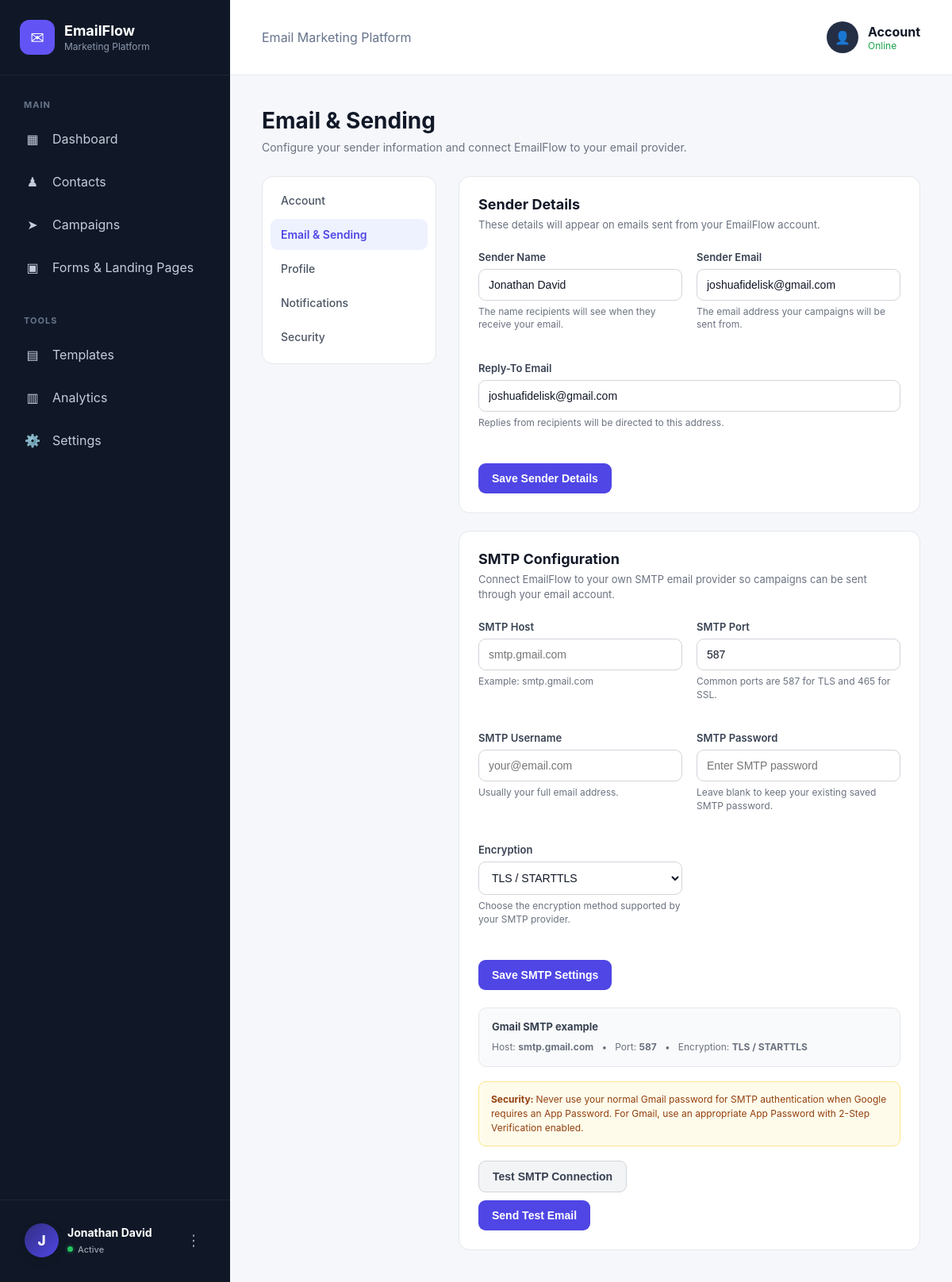
The page /settings/email (signed in) on the database its author committed.
### models.py (models this page shows, shortened)
class EmailSettings(db.Model):
    __tablename__ = "email_settings"
    id = db.Column(
        db.Integer,
        primary_key=True
    )
    user_id = db.Column(
        db.Integer,
        db.ForeignKey("users.id"),
        nullable=False,
        unique=True
    )
    sender_name = db.Column(
        db.String(150),
        nullable=True
    )
    sender_email = db.Column(
        db.String(255),
        nullable=True
    )
    reply_to_email = db.Column(
        db.String(255),
        nullable=True
    )
    smtp_host = db.Column(
        db.String(255),
        nullable=True
    )
    smtp_port = db.Column(
        db.Integer,
        nullable=True
    )
    smtp_username = db.Column(
        db.String(255),
        nullable=True
    )
    smtp_password = db.Column(
        db.String(255),
        nullable=True
    )
    smtp_encryption = db.Column(
        db.String(20),
        nullable=True,
        default="TLS"
    )
    created_at = db.Column(
        db.DateTime,
        default=datetime.now(UTC),
        nullable=False
    )
    updated_at = db.Column(
        db.DateTime,
        default=datetime.now(UTC),
        onupdate=datetime.now(UTC),
        nullable=False
    )

### app.py (the view, shortened to what this page needs)
@app.route("/settings/email")
def settings_email():
    if "user_id" not in session:
        return redirect(url_for("login"))
    user_id = session["user_id"]
    user = User.query.get_or_404(user_id)
    email_settings = EmailSettings.query.filter_by(
        user_id=user_id
    ).first()
    return render_template(
        "settings_email.html",
        email_settings=email_settings,
        user=user
    )

### templates/settings_email.html (shortened to what this page needs)
{% extends "dashboard_base.html" %}
{% block content %}
<div class="settings-page">
    <div class="settings-header">
        <h1>
            Email & Sending
        </h1>
        <p>
            Configure your sender information and connect
            EmailFlow to your email provider.
        </p>
    </div>
    <div class="settings-layout">
        <aside class="settings-sidebar">
            <a href="{{ url_for('settings_account') }}">
                Account
            </a>
            <a
                href="{{ url_for('settings_email') }}"
                class="active"
            >
                Email & Sending
            </a>
            <a href="{{ url_for('settings_profile') }}">
                Profile
            </a>
            <a href="{{ url_for('settings_notifications') }}">
                Notifications
            </a>
            <a href="{{ url_for('settings_security') }}">
                Security
            </a>
        </aside>
        <main class="settings-content">
            <div class="settings-card">
                <div class="settings-card-header">
                    <h2>
                        Sender Details
                    </h2>
                    <p>
                        These details will appear on emails
                        sent from your EmailFlow account.
                    </p>
                </div>
                    <form
                        method="POST"
                        action="{{ url_for('save_sender_settings') }}"
                    >
                    <div class="form-grid">
                        <div class="form-group">
                            <label for="sender_name">
                                Sender Name
                            </label>
                            <input
                                type="text"
                                id="sender_name"
                                name="sender_name"
                                value="{{ email_settings.sender_name or '' }}"
                                placeholder="Your name or company"
                                required
                            >
                            <div class="form-help">
                                The name recipients will see when
                                they receive your email.
                            </div>
                        </div>
                        <div class="form-group">
                            <label for="sender_email">
                                Sender Email
                            </label>
                            <input
                                type="email"
                                id="sender_email"
                                name="sender_email"
                                value="{{ email_settings.sender_email or '' }}"
                                placeholder="you@example.com"
                                required
                            >
                            <div class="form-help">
                                The email address your campaigns
                                will be sent from.
                            </div>
                        </div>
                        <div class="form-group full-width">
                            <label for="reply_to_email">
                                Reply-To Email
                            </label>
                            <input
                                type="email"
                                id="reply_to_email"
                                name="reply_to_email"
                                value="{{ email_settings.reply_to_email or '' }}"
                                placeholder="replies@example.com"
                            >
                            <div class="form-help">
                                Replies from recipients will be
                                directed to this address.
                            </div>
                        </div>
                    </div>
                    <div class="actions">
                        <button
                            type="submit"
                            class="btn btn-primary"
                        >
                            Save Sender Details
                        </button>
                    </div>
                </form>
            </div>
            <div class="settings-card">
                <div class="settings-card-header">
                    <h2>
                        SMTP Configuration
                    </h2>
                    <p>
                        Connect EmailFlow to your own SMTP
                        email provider so campaigns can be
                        sent through your email account.
                    </p>
                </div>
                    <form
                        method="POST"
                        action="{{ url_for('save_smtp_settings') }}"
                    >
                    <div class="form-grid">
                        <div class="form-group">
                            <label for="smtp_host">
                                SMTP Host
                            </label>
                            <input
                                type="text"
                                id="smtp_host"
                                name="smtp_host"
                                value="{{ email_settings.smtp_host or '' }}"
                                placeholder="smtp.gmail.com"
                            >
                            <div class="form-help">
                                Example:
                                smtp.gmail.com
                            </div>
                        </div>
                        <div class="form-group">
                            <label for="smtp_port">
                                SMTP Port
                            </label>
                            <input
                                type="number"
                                id="smtp_port"
                                name="smtp_port"
                                value="{{ email_settings.smtp_port or 587 }}"
                                placeholder="587"
                            >
                            <div class="form-help">
                                Common ports are 587 for TLS
                                and 465 for SSL.
                            </div>
                        </div>
                        <div class="form-group">
                            <label for="smtp_username">
                                SMTP Username
                            </label>
                            <input
                                type="text"
                                id="smtp_username"
                                name="smtp_username"
                                value="{{ email_settings.smtp_username or '' }}"
                                placeholder="your@email.com"
                                autocomplete="username"
                            >
                            <div class="form-help">
                                Usually your full email address.
                            </div>
                        </div>
                        <div class="form-group">
                            <label for="smtp_password">
                                SMTP Password
                            </label>
                            <input
                                type="password"
                                id="smtp_password"
                                name="smtp_password"
                                value=""
                                placeholder="Enter SMTP password"
                                autocomplete="new-password"
                            >
                            <div class="form-help">
                                Leave blank to keep your existing
                                saved SMTP password.
                            </div>
                        </div>
                        <div class="form-group">
                            <label for="smtp_encryption">
                                Encryption
                            </label>
                            <select
                                id="smtp_encryption"
                                name="smtp_encryption"
                            >
                                <option
                                    value="TLS"
                                    {% if email_settings.smtp_encryption =="TLS" %}
                                        selected
                                    {% endif %}
                                >
                                    TLS / STARTTLS
                                </option>
                            </select>
                            <div class="form-help">
                                Choose the encryption method
                                supported by your SMTP provider.
                            </div>
                        </div>
                    </div>
                    <div class="actions">
                        <button
                            type="submit"
                            class="btn btn-primary"
                        >
                            Save SMTP Settings
                        </button>
                    </div>
                </form>
                <div class="smtp-info">
                    <div class="smtp-info-title">
                        Gmail SMTP example
                    </div>
                    <p>
                        Host:
                        <strong>smtp.gmail.com</strong>
                        &nbsp; • &nbsp;
                        Port:
                        <strong>587</strong>
                        &nbsp; • &nbsp;
                        Encryption:
                        <strong>TLS / STARTTLS</strong>
                    </p>
                </div>
                <div class="security-note">
                    <strong>
                        Security:
                    </strong>
                    Never use your normal Gmail password
                    for SMTP authentication when Google
                    requires an App Password. For Gmail,
                    use an appropriate App Password with
                    2-Step Verification enabled.
                </div>
                <form
                    method="POST"
                    action="{{ url_for('test_email_smtp') }}"
                    style="margin-top: 18px;"
                >
                    <button
                        type="submit"
                        class="btn btn-secondary"
                    >
                        Test SMTP Connection
                    </button>
                </form>
                <form
                method="POST"
                action="{{ url_for('send_settings_test_email') }}"
                style="margin-top: 10px;"
            >
                <button
                    type="submit"
                    class="btn btn-primary"
                >
                    Send Test Email
                </button>
                </form>
            </div>
        </main>
    </div>
</div>
{% endblock %}

### static/css/style.css (style rules this page uses)
* { box-sizing: border-box; }
body { margin: 0; font-family: Inter, Arial, sans-serif; color: #111827; background: #f5f7fb; }
a { text-decoration: none; }
.full-width { width: 100%; }
.form-group { margin-bottom: 20px; }
.form-group label { display: block; margin-bottom: 7px; font-weight: 600; font-size: 14px; }
.form-group input { width: 100%; padding: 13px 14px; border: 1px solid #dfe3eb; border-radius: 9px; font-size: 15px; outline: none; }
.form-help { display: block; color: #8a94a6; font-size: 12px; margin-top: 6px; }

### templates/settings_email.html (style rules this page uses)
.settings-page { max-width: 1100px; margin: 0 auto; }
.settings-header { margin-bottom: 28px; }
.settings-header h1 { margin: 0; font-size: 28px; font-weight: 700; color: #111827; }
.settings-header p { margin-top: 8px; color: #6b7280; font-size: 14px; }
.settings-layout { display: grid; grid-template-columns: 220px 1fr; gap: 28px; }
.settings-sidebar { background: #ffffff; border: 1px solid #e5e7eb; border-radius: 14px; padding: 10px; height: fit-content; }
.settings-sidebar a { display: block; padding: 11px 13px; margin-bottom: 4px; border-radius: 9px; color: #4b5563; text-decoration: none; font-size: 14px; font-weight: 500; transition: 0.2s; }
.settings-sidebar a.active { background: #eef2ff; color: #4f46e5; font-weight: 600; }
.settings-content { display: flex; flex-direction: column; gap: 22px; }
.settings-card { background: #ffffff; border: 1px solid #e5e7eb; border-radius: 14px; padding: 24px; }
.settings-card-header { margin-bottom: 22px; }
.settings-card-header h2 { margin: 0; font-size: 18px; font-weight: 700; color: #111827; }
.settings-card-header p { margin: 6px 0 0; color: #6b7280; font-size: 13px; line-height: 1.5; }
.form-grid { display: grid; grid-template-columns: 1fr 1fr; gap: 18px; }
.form-group { display: flex; flex-direction: column; }
.form-group.full-width { grid-column: 1 / -1; }
.form-group label { margin-bottom: 7px; font-size: 13px; font-weight: 600; color: #374151; }
.form-group input, .form-group select { width: 100%; padding: 11px 12px; border: 1px solid #d1d5db; border-radius: 9px; background: #ffffff; color: #111827; font-size: 14px; outline: none; transition: border-color 0.2s, box-shadow 0.2s; }
.form-help { margin-top: 6px; font-size: 12px; color: #6b7280; line-height: 1.4; }
.actions { display: flex; align-items: center; gap: 10px; margin-top: 22px; flex-wrap: wrap; }
.btn { border: none; border-radius: 9px; padding: 11px 17px; font-size: 14px; font-weight: 600; cursor: pointer; text-decoration: none; display: inline-flex; align-items: center; justify-content: center; transition: 0.2s; }
.btn-primary { background: #4f46e5; color: #ffffff; }
.btn-secondary { background: #f3f4f6; color: #374151; border: 1px solid #d1d5db; }
.smtp-info { margin-top: 22px; padding: 15px 16px; background: #f9fafb; border: 1px solid #e5e7eb; border-radius: 10px; }
.smtp-info-title { font-size: 13px; font-weight: 700; color: #374151; margin-bottom: 8px; }
.smtp-info p { margin: 0; color: #6b7280; font-size: 12px; line-height: 1.6; }
.security-note { margin-top: 18px; padding: 13px 15px; border-radius: 9px; background: #fffbeb; border: 1px solid #fde68a; color: #92400e; font-size: 12px; line-height: 1.5; }

### rows shown on the page
EmailSettings: sender_name "Jonathan David", sender_email "joshuafidelisk@gmail.com", reply_to_email "joshuafidelisk@gmail.com", smtp_port "587", smtp_encryption "TLS / STARTTLS"

### other values the page prints
{{ session.get("user_name")[0]|upper }} "J"
{{ session.get("user_name", "Account") }} "Jonathan David"
